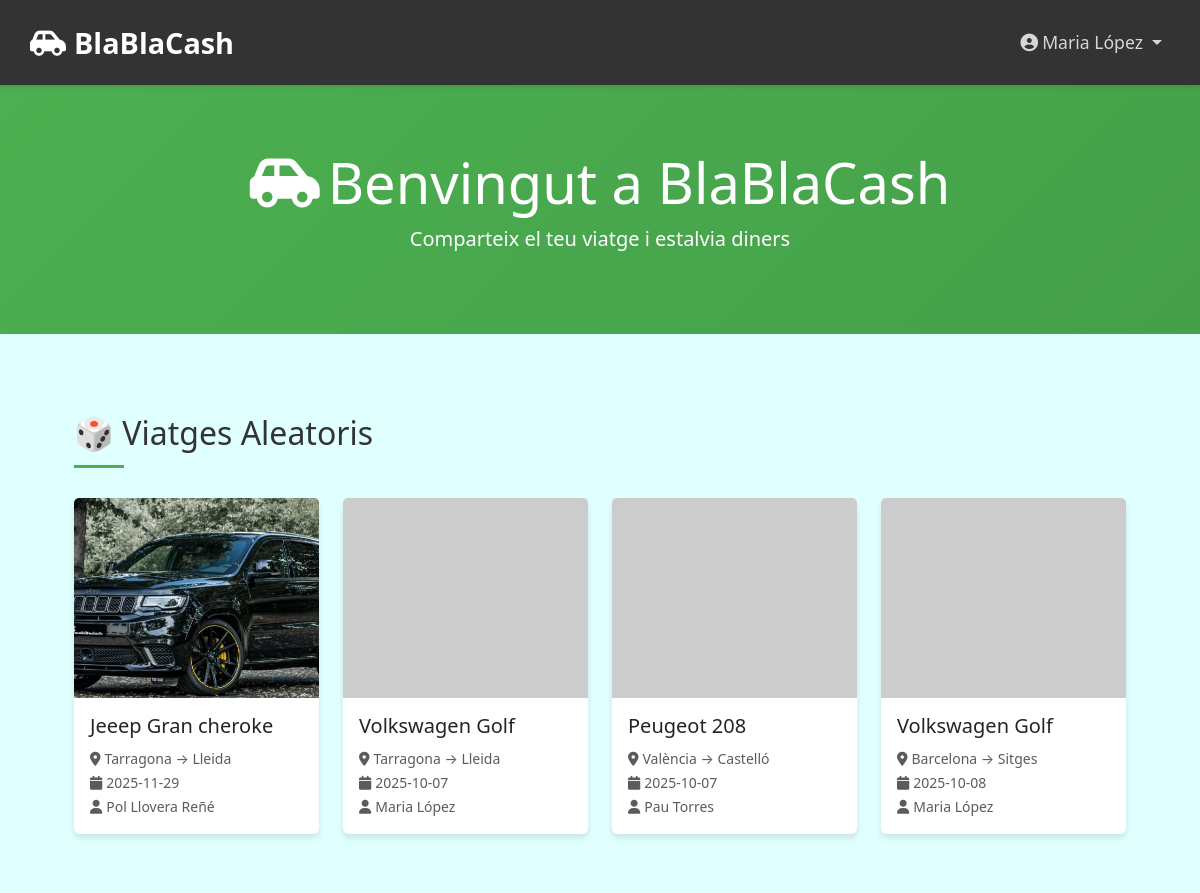
Screenshot of /principal.php (signed in) with the database file from the repository.
### tables this page shows
CREATE TABLE IF NOT EXISTS `horaris` (
  `id` int NOT NULL AUTO_INCREMENT,
  `usuari_id` int NOT NULL,
  `ruta_id` int NOT NULL,
  `cotxe_id` int DEFAULT NULL,
  `data` date NOT NULL,
  `hora_inici` time NOT NULL,
  `hora_fi` time DEFAULT NULL,
  `comentaris` text,
  PRIMARY KEY (`id`),
  KEY `usuari_id` (`usuari_id`),
  KEY `ruta_id` (`ruta_id`),
  KEY `cotxe_id` (`cotxe_id`)
);

CREATE TABLE IF NOT EXISTS `cotxes` (
  `id` int NOT NULL AUTO_INCREMENT,
  `usuari_id` int NOT NULL,
  `marca` varchar(100) DEFAULT NULL,
  `model` varchar(100) DEFAULT NULL,
  `matricula` varchar(20) DEFAULT NULL,
  `imatge` longblob,
  `color` varchar(50) DEFAULT NULL,
  `any` int DEFAULT NULL,
  PRIMARY KEY (`id`),
  UNIQUE KEY `matricula` (`matricula`),
  KEY `usuari_id` (`usuari_id`)
);

CREATE TABLE IF NOT EXISTS `rutes` (
  `id` int NOT NULL AUTO_INCREMENT,
  `origen` varchar(150) NOT NULL,
  `desti` varchar(150) NOT NULL,
  `distancia_km` decimal(6,2) DEFAULT NULL,
  `duracio_estimada` time DEFAULT NULL,
  PRIMARY KEY (`id`)
);

CREATE TABLE IF NOT EXISTS `usuaris` (
  `id` int NOT NULL AUTO_INCREMENT,
  `nom` varchar(100) NOT NULL,
  `imatge_perfil` varchar(255) DEFAULT 'default.png',
  `correu` varchar(100) NOT NULL,
  `contrasenya` varchar(255) NOT NULL,
  PRIMARY KEY (`id`),
  UNIQUE KEY `correu` (`correu`)
);

### principal.php (the view, shortened to what this page needs)
<?php
include 'connexio.php';
$sql = "SELECT h.*, u.nom AS nom_usuari, r.origen, r.desti, c.marca, c.model, c.matricula, c.imatge
        FROM horaris h
        INNER JOIN usuaris u ON h.usuari_id = u.id
        INNER JOIN rutes r ON h.ruta_id = r.id
        INNER JOIN cotxes c ON h.cotxe_id = c.id
        ORDER BY RAND()
        LIMIT 4";
$viatges = $conn->query($sql);
?>
<!DOCTYPE html>
<html lang="ca">
<head>
    <link href="https://cdn.jsdelivr.net/npm/bootstrap@5.3.2/dist/css/bootstrap.min.css" rel="stylesheet">
    <link href="https://cdnjs.cloudflare.com/ajax/libs/font-awesome/6.4.2/css/all.min.css" rel="stylesheet">
</head>
<body>
<nav class="navbar navbar-expand-lg navbar-dark">
    <div class="container">
        <a class="navbar-brand" href="principal.php">
            <i class="fas fa-car-side me-2"></i>BlaBlaCash
        </a>
        <div class="collapse navbar-collapse justify-content-end" id="navbarNav">
            <ul class="navbar-nav">
                <li class="nav-item dropdown">
                    <a class="nav-link dropdown-toggle" href="#" role="button" data-bs-toggle="dropdown">
                        <i class="fas fa-user-circle me-1"></i><?php echo htmlspecialchars($_SESSION['nom']); ?>
                    </a>
                </li>
            </ul>
        </div>
    </div>
</nav>
<section class="hero-section text-center">
    <div class="container">
        <h1 class="display-4"><i class="fas fa-car-side me-2"></i>Benvingut a BlaBlaCash</h1>
        <p class="lead">Comparteix el teu viatge i estalvia diners</p>
    </div>
</section>
<div class="container-fluid mb-5">
    <div class="cards-section">
        <h2 class="section-title">🎲 Viatges Aleatoris</h2>
        <div class="row g-4">
            <?php while ($viatge = $viatges->fetch_assoc()): ?>
                <div class="col-md-6 col-lg-3">
                    <div class="card h-100">
                        <?php
                        $imgSrc = '';
                        if (!empty($viatge['imatge'])) {
                            if (@getimagesizefromstring($viatge['imatge']) !== false) {
                                $finfo = finfo_open(FILEINFO_MIME_TYPE);
                                $mime = finfo_buffer($finfo, $viatge['imatge']);
                                finfo_close($finfo);
                                $imgSrc = 'data:' . $mime . ';base64,' . base64_encode($viatge['imatge']);
                            } else {
                                $candidate = 'uploads/' . $viatge['imatge'];
                                if (file_exists($candidate)) {
                                    $imgSrc = $candidate;
                                }
                            }
                        }
                        if (empty($imgSrc)) {
                            $imgSrc = 'https://via.placeholder.com/300x200?text=No+Image';
                        }
                        ?>
                        <img src="<?php echo htmlspecialchars($imgSrc); ?>" class="card-img-top" alt="Cotxe">
                        <div class="card-body">
                            <h5 class="card-title"><?php echo htmlspecialchars($viatge['marca'] . ' ' . $viatge['model']); ?></h5>
                            <p class="card-text">
                                <small class="text-muted"><i class="fas fa-map-marker-alt me-1"></i><?php echo htmlspecialchars($viatge['origen'] . ' → ' . $viatge['desti']); ?></small><br>
                                <small class="text-muted"><i class="fas fa-calendar me-1"></i><?php echo htmlspecialchars($viatge['data']); ?></small><br>
                                <small class="text-muted"><i class="fas fa-user me-1"></i><?php echo htmlspecialchars($viatge['nom_usuari']); ?></small>
                            </p>
                        </div>
                    </div>
                </div>
            <?php endwhile; ?>
        </div>
    </div>
</div>
</body>
</html>

### principal.php (style rules this page uses)
:root { --primary-color: #4CAF50; --hover-color: #45a049; --cards-bg: #e0ffff; }
body { background-color: #e0ffff; }
.navbar { background-color: #333 !important; padding: 1rem 0; box-shadow: 0 2px 4px rgba(0,0,0,0.1); }
.navbar .container { padding-left: 0; padding-right: 0; margin-left: 30px; margin-right: 30px; max-width: 100%; }
.navbar-brand { font-size: 1.8rem; font-weight: bold; color: white !important; margin-right: auto; padding-left: 0; }
.navbar-nav { margin-left: auto; padding-right: 0; }
.nav-link { color: rgba(255,255,255,0.8) !important; transition: all 0.3s ease; font-size: 1.1rem; }
.hero-section { background: linear-gradient(135deg, #4CAF50, #45a049); color: white; padding: 4rem 0; margin-bottom: 3rem; }
.cards-section { background-color: var(--cards-bg); padding: 2rem; border-radius: 12px; margin: 0 30px; }
.card { transition: transform 0.3s ease, box-shadow 0.3s ease; border: none; box-shadow: 0 4px 6px rgba(0,0,0,0.1); background: white; }
.card-img-top { height: 200px; object-fit: cover; }
.section-title { position: relative; padding-bottom: 15px; margin-bottom: 30px; font-size: 2rem; color: #333; }
.section-title::after { content: ''; position: absolute; bottom: 0; left: 0; width: 50px; height: 3px; background-color: var(--primary-color); }

### rows the page displays
horaris: cotxe.imatge (picture), cotxe.model "Jeeep Gran cheroke", rutes.origen+desti "Tarragona → Lleida", data "2025-11-29", usuari.nom "Pol Llovera Reñé"
horaris: cotxe.model "Volkswagen Golf", rutes.origen+desti "Tarragona → Lleida", data "2025-10-07", usuari.nom "Maria López"
horaris: cotxe.model "Peugeot 208", rutes.origen+desti "València → Castelló", data "2025-10-07", usuari.nom "Pau Torres"
horaris: cotxe.model "Volkswagen Golf", rutes.origen+desti "Barcelona → Sitges", data "2025-10-08", usuari.nom "Maria López"

### other values shown
$_SESSION['nom'] "Maria López"
